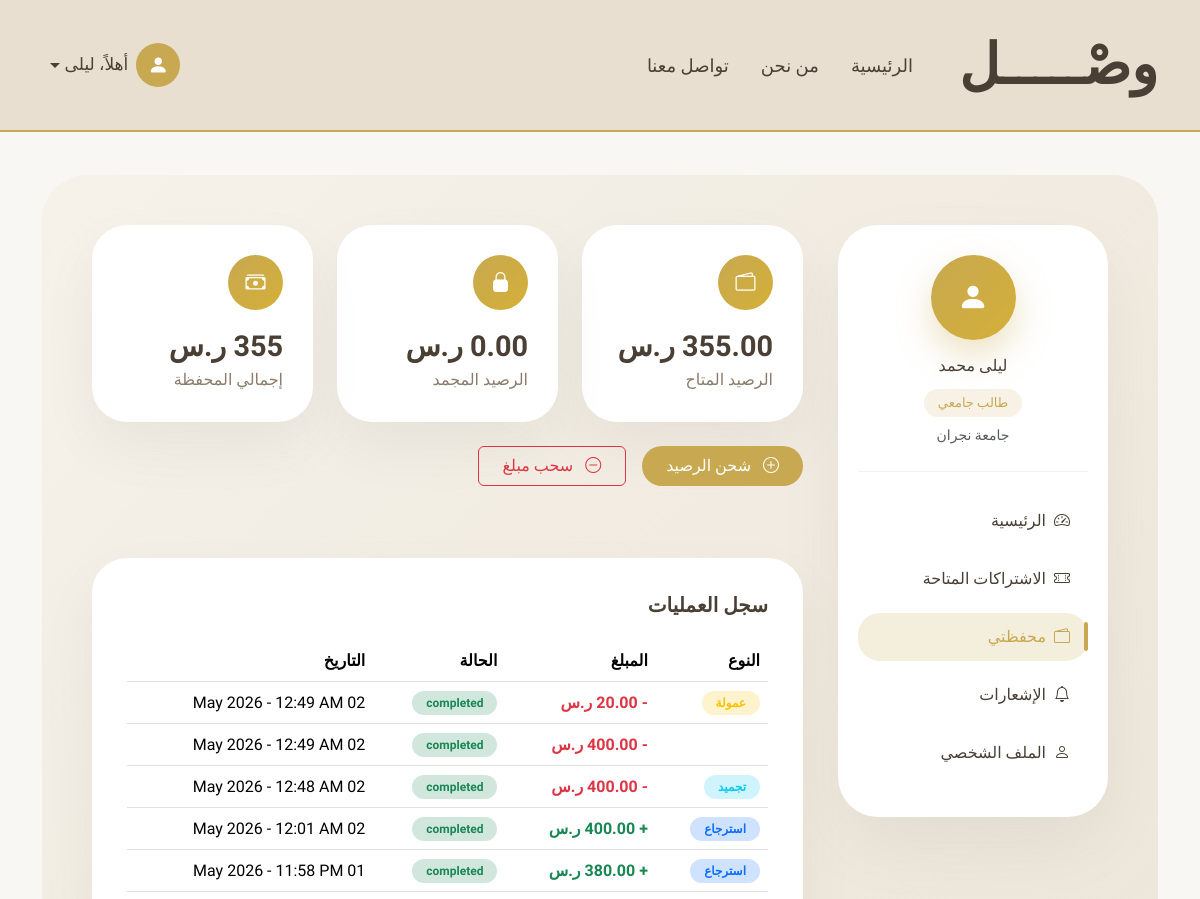
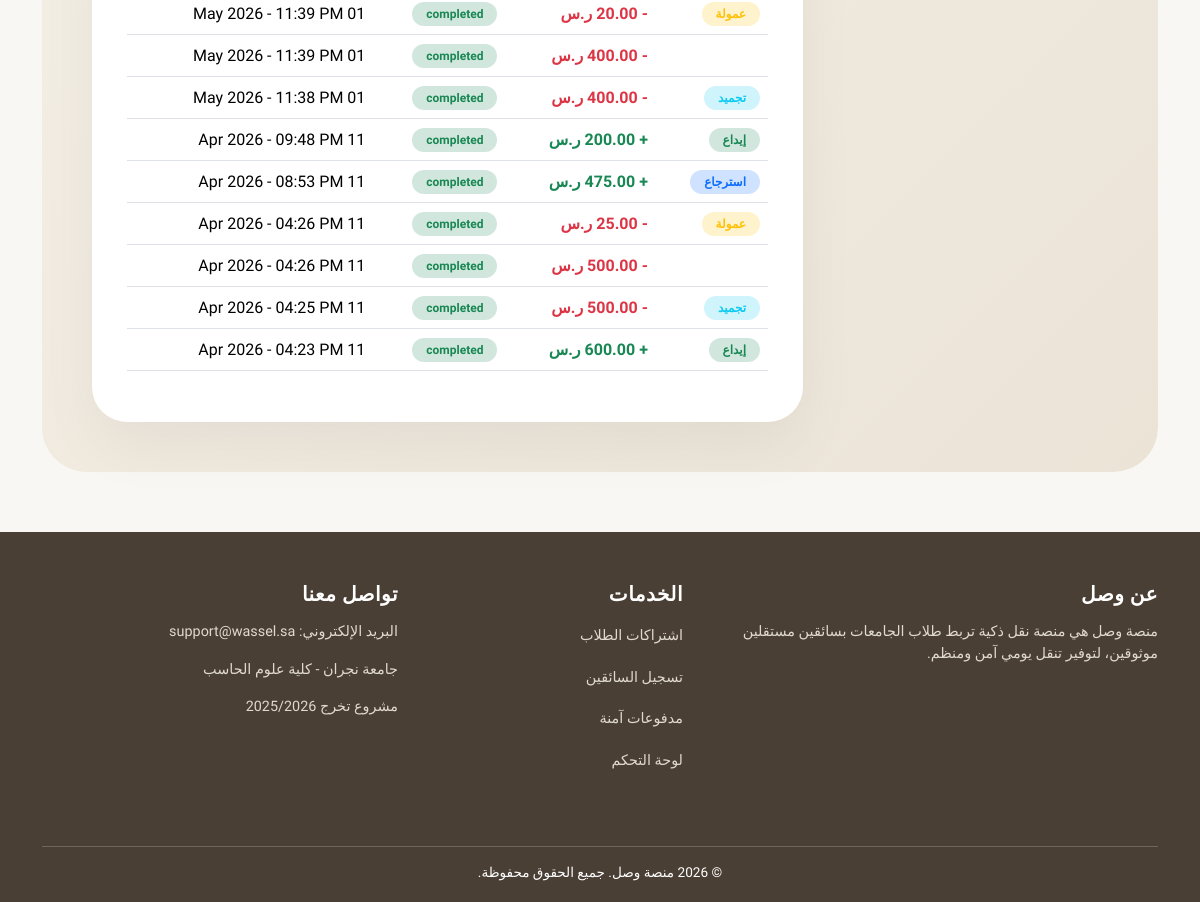
Page /wallet/ (signed in) on the committed database (2 pictures, top to bottom).
### accounts/models.py (models this page shows, shortened)
class User(AbstractUser):
    username = None  # حذفنا username رسميًا
    ROLE_CHOICES = (
        ('student', 'طالب'),
        ('driver', 'سائق'),
        ('admin', 'مدير'),  # 🔥 الجديد
    )
    STATUS_CHOICES = (
        ('active', 'Active'),
        ('banned', 'Banned'),
    )
    ADMIN_LEVELS = (
        (1, "Super Admin"),
        (2, "Manager"),
    )
    admin_level = models.IntegerField(
        choices=ADMIN_LEVELS,
        null=True,
        blank=True
    )
    email = models.EmailField(unique=True)
    role = models.CharField(
        max_length=20,
        choices=ROLE_CHOICES,
        default='student'
    )
    phone = models.CharField(max_length=20)
    city = models.ForeignKey(
        City,
        on_delete=models.PROTECT,
        related_name="users",
        verbose_name="المدينة"
    )
    status = models.CharField(
        max_length=20,
        choices=STATUS_CHOICES,
        default='active'
    )
    USERNAME_FIELD = "email"
    REQUIRED_FIELDS = ["first_name", "last_name", "phone"]
    objects = CustomUserManager()

### student/models.py (models this page shows, shortened)
class StudentProfile(models.Model):
    GENDER_CHOICES = (
        ("male", "ذكر"),
        ("female", "أنثى"),
    )
    user = models.OneToOneField(
        settings.AUTH_USER_MODEL,
        on_delete=models.CASCADE,
        related_name="student_profile"
    )
    neighborhood = models.CharField(
        max_length=150
    )
    location_url = models.URLField(
        blank=True,
        null=True
    )
    university_name = models.CharField(
        max_length=150
    )
    gender = models.CharField(
        max_length=10,
        choices=GENDER_CHOICES
    )
    created_at = models.DateTimeField(auto_now_add=True)

### payment/models.py (models this page shows, shortened)
class Wallet(models.Model):
    user = models.OneToOneField(
        settings.AUTH_USER_MODEL,
        on_delete=models.CASCADE,
        related_name="wallet"
    )
    balance = models.DecimalField(
        max_digits=10,
        decimal_places=2,
        default=0
    )
    frozen_balance = models.DecimalField(
        max_digits=10,
        decimal_places=2,
        default=0
    )
    created_at = models.DateTimeField(auto_now_add=True)

class Transaction(models.Model):
    TYPE_CHOICES = (
        ("deposit", "إيداع"),
        ("freeze", "تجميد"),
        ("release", "إطلاق"),
        ("commission", "عمولة"),
        ("refund", "استرجاع"),
        ("withdraw", "سحب"),
    )
    STATUS_CHOICES = (
        ("pending", "قيد المعالجة"),
        ("completed", "مكتمل"),
        ("cancelled", "ملغي"),
    )
    wallet = models.ForeignKey(
        Wallet,
        on_delete=models.CASCADE,
        related_name="transactions"
    )
    subscription_request = models.ForeignKey(
        "subscriptions.SubscriptionRequest",
        on_delete=models.SET_NULL,
        null=True,
        blank=True
    )
    type = models.CharField(max_length=20, choices=TYPE_CHOICES)
    amount = models.DecimalField(max_digits=10, decimal_places=2)
    commission_amount = models.DecimalField(
        max_digits=10,
        decimal_places=2,
        default=0
    )
    status = models.CharField(
        max_length=20,
        choices=STATUS_CHOICES,
        default="completed"
    )
    created_at = models.DateTimeField(auto_now_add=True)

### payment/views.py (the view, shortened to what this page needs)
# urls.py: path("wallet/", wallet_view, name="wallet"),
@login_required
def wallet_view(request):
    wallet = request.user.wallet
    transactions = wallet.transactions.order_by("-created_at")
    if request.user.role == "driver":
        template = "payment/wallet_driver.html"
    else:
        template = "payment/wallet_student.html"
    context = {
        "wallet": wallet,
        "transactions": transactions,
    }
    return render(request, template, context)

### payment/templates/payment/wallet_student.html (shortened to what this page needs)
{% extends "student/base_student.html" %}
{% block student_content %}
<div class="row g-4 mb-5">
    <div class="col-md-4">
        <div class="wallet-card">
            <div class="wallet-icon">
                <i class="bi bi-wallet2"></i>
            </div>
            <div class="wallet-number">{{ wallet.balance }} ر.س</div>
            <div class="wallet-label">الرصيد المتاح</div>
        </div>
    </div>
    <div class="col-md-4">
        <div class="wallet-card">
            <div class="wallet-icon">
                <i class="bi bi-lock-fill"></i>
            </div>
            <div class="wallet-number">{{ wallet.frozen_balance }} ر.س</div>
            <div class="wallet-label">الرصيد المجمد</div>
        </div>
    </div>
    <div class="col-md-4">
        <div class="wallet-card">
            <div class="wallet-icon">
                <i class="bi bi-cash-stack"></i>
            </div>
            <div class="wallet-number">
                {{ wallet.balance|add:wallet.frozen_balance }} ر.س
            </div>
            <div class="wallet-label">إجمالي المحفظة</div>
        </div>
    </div>
    <div class="d-flex gap-3 mb-4">
    <button class="btn btn-accent px-4"
            data-bs-toggle="modal"
            data-bs-target="#depositModal">
        <i class="bi bi-plus-circle me-2"></i>
        شحن الرصيد
    </button>
    <button class="btn btn-outline-danger px-4"
            data-bs-toggle="modal"
            data-bs-target="#withdrawModal">
        <i class="bi bi-dash-circle me-2"></i>
        سحب مبلغ
    </button>
</div>
</div>
<div class="wallet-section">
    <h5 class="fw-bold mb-4">سجل العمليات</h5>
    <div class="table-responsive">
        <table class="table align-middle">
            <thead>
                <tr>
                    <th>النوع</th>
                    <th>المبلغ</th>
                    <th>الحالة</th>
                    <th>التاريخ</th>
                </tr>
            </thead>
            <tbody>
                {% for tx in transactions %}
                <tr>
                    <td>
                        {% if tx.type == "deposit" %}
                            <span class="badge bg-success-subtle text-success transaction-badge">إيداع</span>
                        {% elif tx.type == "withdraw" %}
                            <span class="badge bg-danger-subtle text-danger transaction-badge">سحب</span>
                        {% elif tx.type == "freeze" %}
                            <span class="badge bg-info-subtle text-info transaction-badge">تجميد</span>
                        {% elif tx.type == "refund" %}
                            <span class="badge bg-primary-subtle text-primary transaction-badge">استرجاع</span>
                        {% elif tx.type == "commission" %}
                            <span class="badge bg-warning-subtle text-warning transaction-badge">عمولة</span>
                        {% endif %}
                    </td>
                    <td class="fw-bold">
                        {% if tx.type == "deposit" or tx.type == "refund" %}
                            <span class="text-success">
                                + {{ tx.amount }} ر.س
                            </span>
                        {% else %}
                            <span class="text-danger">
                                - {{ tx.amount }} ر.س
                            </span>
                        {% endif %}
                    </td>
                    <td>
                        <span class="badge bg-success-subtle text-success transaction-badge">
                            {{ tx.status }}
                        </span>
                    </td>
                    <td>
                        {{ tx.created_at|date:"d M Y - h:i A" }}
                    </td>
                </tr>
                {% empty %}
                <tr>
                    <td colspan="4" class="text-center text-muted">
                        لا توجد عمليات حتى الآن
                    </td>
                </tr>
                {% endfor %}
            </tbody>
        </table>
    </div>
</div>
{% endblock %}

### student/templates/student/base_student.html (shortened to what this page needs)
{% extends "base.html" %}
{% block content %}
<div class="student-page-bg">
    <div class="student-layout">
        <div class="student-sidebar d-none d-lg-block">
            <div class="student-profile-box">
                <div class="student-avatar">
                    <i class="bi bi-person-fill"></i>
                </div>
                <h6 class="mt-3 mb-1">{{ user.get_full_name }}</h6>
                <span class="student-status">طالب جامعي</span>
                {% if user.student_profile.university_name %}
                <p class="small text-muted mt-2 mb-0">
                    {{ user.student_profile.university_name }}
                </p>
                {% endif %}
            </div>
            <a href="{% url 'student:dashboard' %}"
               class="student-link {% if request.resolver_match.url_name == 'dashboard' %}active{% endif %}">
                <i class="bi bi-speedometer2 me-2"></i>
                الرئيسية
            </a>
            <a href="{% url 'student:subscriptions' %}"
               class="student-link {% if request.resolver_match.url_name == 'subscriptions' %}active{% endif %}">
                <i class="bi bi-ticket-perforated me-2"></i>
                الاشتراكات المتاحة
            </a>
            <a href="{% url 'payment:wallet' %}"
            class="student-link {% if request.resolver_match.url_name == 'wallet' %}active{% endif %}">
                <i class="bi bi-wallet2 me-2"></i>
                محفظتي
            </a>
            <a href="{% url 'student:notifications' %}"
                class="student-link {% if request.resolver_match.url_name == 'notifications' %}active{% endif %}">
                <i class="bi bi-bell me-2"></i>
                الإشعارات
            </a>
            <a href="{% url 'student:profile' %}"
               class="student-link {% if request.resolver_match.url_name == 'profile' %}active{% endif %}">
                <i class="bi bi-person me-2"></i>
                الملف الشخصي
            </a>
        </div>
        <div class="student-content">
            {% block student_content %}{% endblock %}
        </div>
    </div>
</div>
{% endblock %}

### templates/base.html (shortened to what this page needs)
{% load static %}
<!DOCTYPE html>
<html lang="ar" dir="rtl">
<head>
    <link href="https://cdn.jsdelivr.net/npm/bootstrap-icons/font/bootstrap-icons.css" rel="stylesheet">
    <link href="https://cdn.jsdelivr.net/npm/bootstrap@5.3.2/dist/css/bootstrap.rtl.min.css" rel="stylesheet">
</head>
<body>
    <nav class="navbar navbar-expand-lg fixed-top custom-navbar">
        <div class="container">
            <a class="navbar-brand" href="{% url 'main:index' %}">وصْـــــل</a>
            <div class="collapse navbar-collapse" id="navbarNav">
                <ul class="navbar-nav align-items-center me-auto">
                    <li class="nav-item mx-2">
                        <a class="nav-link {% if request.resolver_match.url_name == 'index' %}active-link{% endif %}"
                            href="{% url 'main:index' %}">
                            الرئيسية
                        </a>
                    </li>
                    <li class="nav-item mx-2">
                        <a class="nav-link {% if request.resolver_match.url_name == 'about' %}active-link{% endif %}"
                            href="{% url 'main:about' %}">
                            من نحن
                        </a>
                    </li>
                    <li class="nav-item mx-2">
                        <a class="nav-link {% if request.resolver_match.url_name == 'contact' %}active-link{% endif %}"
                            href="{% url 'main:contact' %}">
                            تواصل معنا
                        </a>
                    </li>
                </ul>
                <ul class="navbar-nav align-items-center">
                    {% if user.is_authenticated %}
                    <li class="nav-item dropdown user-dropdown">
                        <a class="nav-link dropdown-toggle d-flex align-items-center user-trigger" href="#"
                            role="button" data-bs-toggle="dropdown" aria-expanded="false">
                            <div class="user-icon">
                                <i class="bi bi-person-fill"></i>
                            </div>
                            <span class="user-name ms-2">
                                أهلاً، {{ user.first_name }}
                            </span>
                        </a>
                    </li>
                    {% endif %}
                </ul>
            </div>
        </div>
    </nav>
    <main class="container">
                    {% block content %}
                    {% endblock %}
    </main>
    <footer>
        <div class="container">
            <div class="row">
                <div class="col-md-5 mb-4">
                    <h5>عن وصل</h5>
                    <p>
                        منصة وصل هي منصة نقل ذكية تربط طلاب الجامعات
                        بسائقين مستقلين موثوقين، لتوفير تنقل يومي آمن ومنظم.
                    </p>
                </div>
                <div class="col-md-3 mb-4">
                    <h5>الخدمات</h5>
                    <ul class="list-unstyled">
                        <li><a href="#">اشتراكات الطلاب</a></li>
                        <li><a href="#">تسجيل السائقين</a></li>
                        <li><a href="#">مدفوعات آمنة</a></li>
                        <li><a href="#">لوحة التحكم</a></li>
                    </ul>
                </div>
                <div class="col-md-4 mb-4">
                    <h5>تواصل معنا</h5>
                    <p>البريد الإلكتروني: support@wassel.sa</p>
                    <p>جامعة نجران - كلية علوم الحاسب</p>
                    <p>مشروع تخرج 2025/2026</p>
                </div>
            </div>
            <div class="footer-bottom">
                © 2026 منصة وصل. جميع الحقوق محفوظة.
            </div>
        </div>
    </footer>
</body>
</html>

### rows in the picture
User: first_name "ليلى", get_full_name "ليلى محمد", student_profile.university_name "جامعة نجران"
Wallet: balance "355.00", frozen_balance "0.00"
Transaction: type "عمولة", status "completed", created_at "02 May 2026 - 12:49 AM"
Transaction: amount "400.00", status "completed", created_at "02 May 2026 - 12:49 AM"
Transaction: type "تجميد", amount "400.00", status "completed", created_at "02 May 2026 - 12:48 AM"
Transaction: type "استرجاع", amount "400.00", status "completed", created_at "02 May 2026 - 12:01 AM"
Transaction: type "استرجاع", amount "380.00", status "completed", created_at "01 May 2026 - 11:58 PM"
Transaction: type "عمولة", status "completed", created_at "01 May 2026 - 11:39 PM"
Transaction: amount "400.00", status "completed", created_at "01 May 2026 - 11:39 PM"
Transaction: type "تجميد", amount "400.00", status "completed", created_at "01 May 2026 - 11:38 PM"
Transaction: type "إيداع", amount "200.00", status "completed", created_at "11 Apr 2026 - 09:48 PM"
Transaction: type "استرجاع", amount "475.00", status "completed", created_at "11 Apr 2026 - 08:53 PM"
Transaction: type "عمولة", status "completed", created_at "11 Apr 2026 - 04:26 PM"
Transaction: status "completed", created_at "11 Apr 2026 - 04:26 PM"
Transaction: type "تجميد", status "completed", created_at "11 Apr 2026 - 04:25 PM"
Transaction: type "إيداع", amount "600.00", status "completed", created_at "11 Apr 2026 - 04:23 PM"
